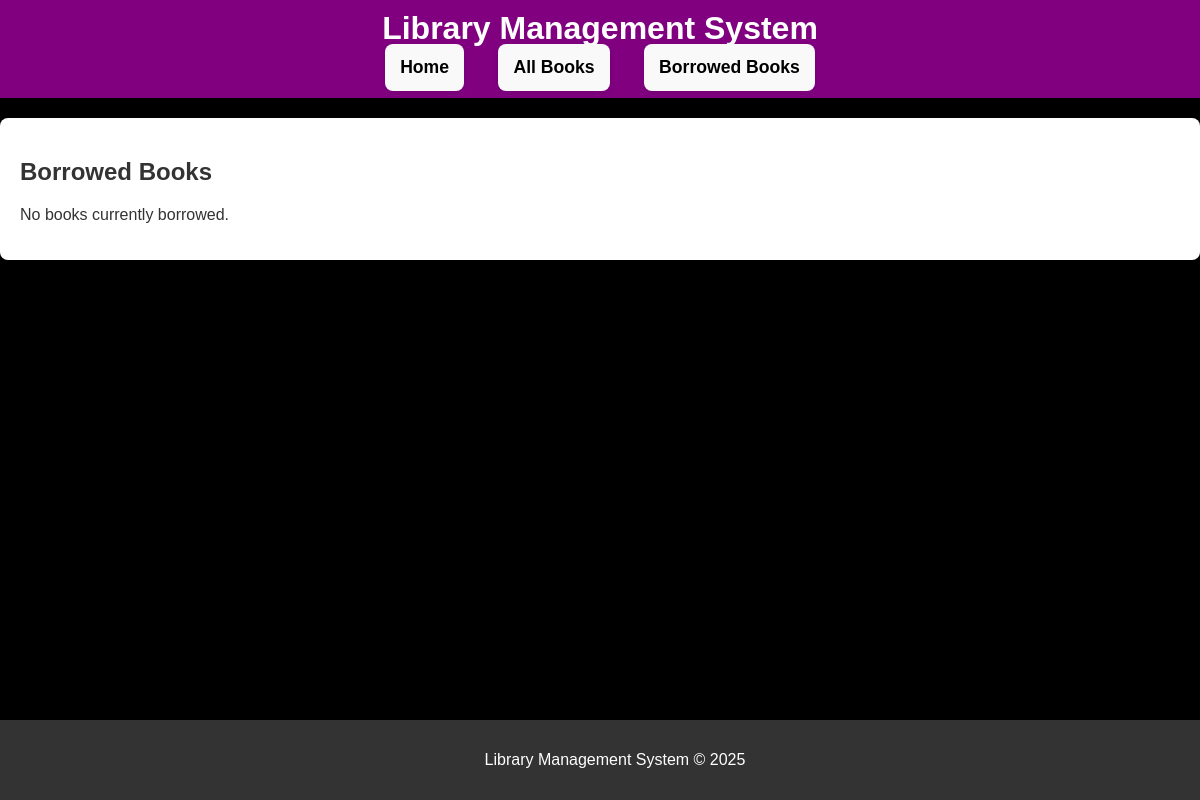
The page /borrowed/ on the database as committed earlier.
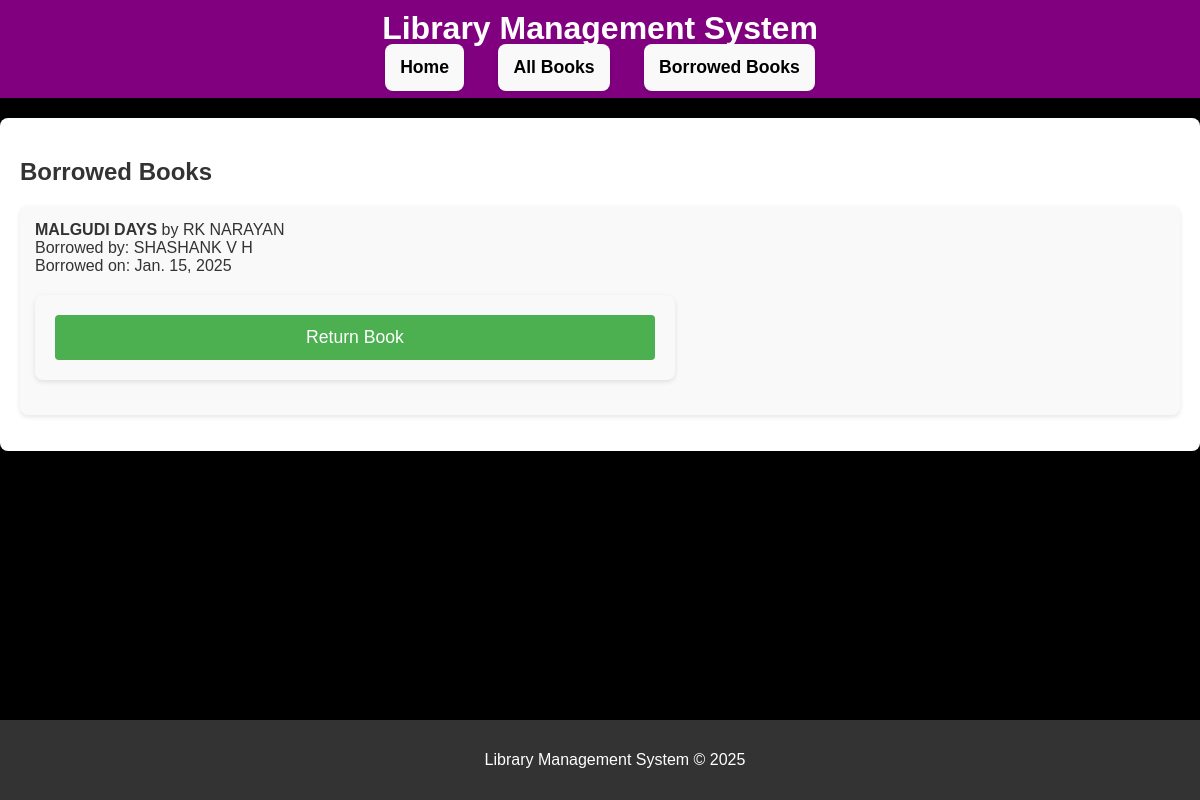
The same page on the database as committed later.
### library/models.py (models this page shows, shortened)
class BorrowedBook(models.Model):
    book = models.ForeignKey(Book, on_delete=models.CASCADE)
    borrower = models.ForeignKey(Borrower, on_delete=models.CASCADE)
    borrowed_date = models.DateField(auto_now_add=True)
    return_date = models.DateField(null=True, blank=True)

class Book(models.Model):
    title = models.CharField(max_length=50)
    author = models.ForeignKey(Author, on_delete=models.CASCADE)
    available = models.BooleanField(default=True)
    category = models.CharField(max_length=2, choices=CATEGORY_CHOICES)

class Author(models.Model):
    name = models.CharField(max_length=50)
    bio = models.TextField(blank=True)

class Borrower(models.Model):
    name = models.CharField(max_length=50)
    email = models.EmailField(unique=True)

### library/views.py (the view)
# urls.py: path('borrowed/', views.borrowed_books_list, name='borrowed_books_list'),
def borrowed_books_list(request):
    borrowed_books = BorrowedBook.objects.all()
    return render(request, 'library/borrowed_books_list.html', {'borrowed_books': borrowed_books})

### library/templates/library/borrowed_books_list.html (shortened to what this page needs)
{% extends 'library/base.html' %}
{% block content %}
    <h2>Borrowed Books</h2>
    <ul>
        {% for borrowed in borrowed_books %}
            <li>
                <strong>{{ borrowed.book.title }}</strong> by {{ borrowed.book.author.name }}
                <br>Borrowed by: {{ borrowed.borrower.name }}
                <br>Borrowed on: {{ borrowed.borrowed_date }}
                <form method="post" action="{% url 'return_book' borrowed.id %}">
                    <button type="submit">Return Book</button>
                </form>
            </li>
        {% empty %}
            <p>No books currently borrowed.</p>
        {% endfor %}
    </ul>
{% endblock %}

Rows that differ between the two databases and show on the page:
added BorrowedBook: book "MALGUDI DAYS", book.author.name "RK NARAYAN", borrower.name "SHASHANK V H", borrowed_date "Jan. 15, 2025"
Other text that changed with them:
text no longer shown: "No books currently borrowed."
